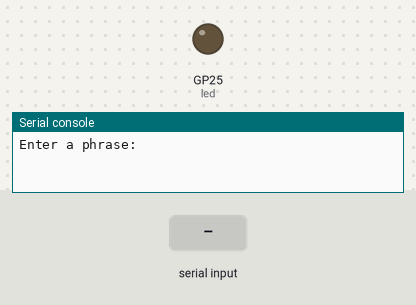
Simulated run of this program. Board: Raspberry Pi Pico running MicroPython. On the bench: output pins drawn as LEDs (lit = HIGH), the last lines printed to the serial console. The test bench sets the inputs (shaded band).

Above: at 1.2 s.
1.3 s: "l" typed at the serial console, then Enter
At 1.7 s:
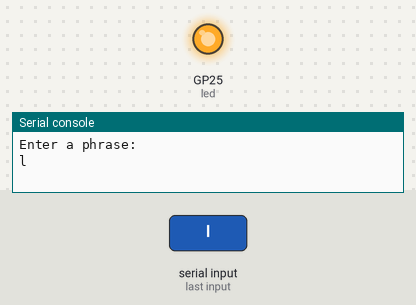
4.3 s: "a" typed at the serial console, then Enter
At 5.1 s:
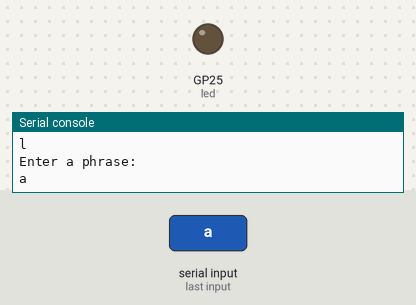
5.8 s: "b" typed at the serial console, then Enter
At 5.95 s:
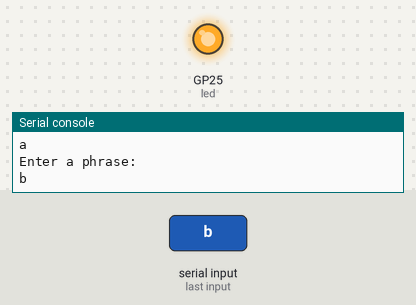
Timing chart, 0 to 8.8 s (numbered marks = the images above; inputs shaded):
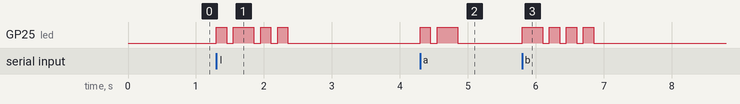

Measured:
- after the input at 1.3 s, GP25 (led): LOW → HIGH at once, → LOW 0.15 s later, → HIGH 0.10 s later, → LOW 0.30 s later, … (8 changes in this stretch)
- after the input at 4.3 s, GP25 (led): LOW → HIGH at once, → LOW 0.15 s later, → HIGH 0.10 s later, → LOW 0.30 s later
- after the input at 5.8 s, GP25 (led): LOW → HIGH at once, then repeats every 0.25 s: LOW 0.10 s, HIGH 0.15 s, until it stays LOW from 6.9 s

The program:

morsecode.py
```python
# made on 11/30/23!!
from machine import Pin
from time import sleep
led = Pin(25, Pin.OUT)
led.value(0)

morsekeys = {
    "a": "sl",
    "b": "lsss",
    "c": "lsls",
    "d": "lss",
    "e": "s",
    "f": "ssls",
    "g": "lls",
    "h": "ssss",
    "i": "ss",
    "j": "slll",
    "k": "lsl",
    "l": "slss",
    "m": "ll",
    "n": "ls",
    "o": "lll",
    "p": "slls",
    "q": "llsl",
    "r": "sls",
    "s": "sss",
    "t": "l",
    "u": "ssl",
    "v": "sssl",
    "w": "sll",
    "x": "lssl",
    "y": "lsll",
    "z": "llss"}

def dash():
    led.value(1)
    sleep(.3)
    led.value(0)

def dot():
    led.value(1)
    sleep(.15)
    led.value(0)

phrase = ""
while phrase != "exit":
    for letter in phrase:
        if letter in morsekeys:
            morse = morsekeys.get(letter)
            for i in morse:
                dash() if i=="l" else dot()
                sleep(.1)
            sleep(.2)
        else:
            sleep(.4)
    phrase = input("Enter a phrase: ")
```
